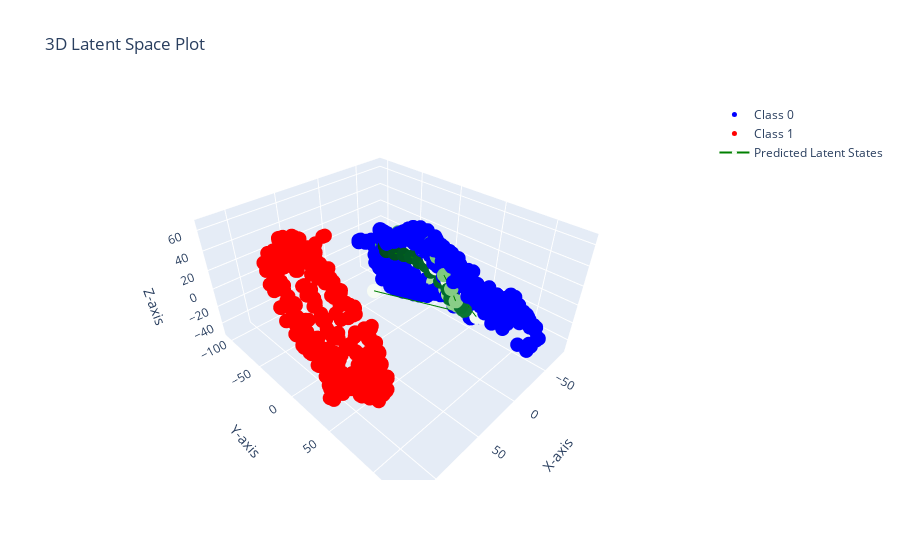

Notebook cell for this chart:
### Code cell
# Assuming gpdm.get_X_for_class is your method to get the data
X0 = gpdm.get_X_for_class(0).detach().numpy()
X1 = gpdm.get_X_for_class(1).detach().numpy()
predicted_latent_states = predicted_latent_states.detach().numpy()

# Create the plot
fig = go.Figure()

# Add Class 0 data (in blue)
fig.add_trace(go.Scatter3d(
    x=X0[:, 0],
    y=X0[:, 1],
    z=X0[:, 2],
    mode='markers',
    marker=dict(size=5, color='blue'),
    name='Class 0'
))

# Add Class 1 data (in red)
fig.add_trace(go.Scatter3d(
    x=X1[:, 0],
    y=X1[:, 1],
    z=X1[:, 2],
    mode='markers',
    marker=dict(size=5, color='red'),
    name='Class 1'
))

# Add predicted latent states (in green)
# make then a gradient of green to show the trajectory
fig.add_trace(go.Scatter3d(
    x=predicted_latent_states[:, 0],
    y=predicted_latent_states[:, 1],
    z=predicted_latent_states[:, 2],
    mode='lines+markers',
    marker=dict(size=5, color=np.linspace(0, 1, len(predicted_latent_states)), colorscale='Greens'),
    line=dict(color='green', width=2),
    name='Predicted Latent States'
))

# Update layout with axis labels and title
fig.update_layout(
    title="3D Latent Space Plot",
    scene=dict(
        xaxis_title="X-axis",
        yaxis_title="Y-axis",
        zaxis_title="Z-axis"
    )
)

# Show the interactive plot
fig.show()

### Figure 1 — Plotly figure (JSON) as saved in the notebook; plotly's stock layout.template omitted (floating-point values rounded to 4 significant figures; data arrays with more than 128 entries replaced by an {"elided": "..."} marker saying what was removed)
{"data": [{"marker": {"color": "blue", "size": 5}, "mode": "markers", "name": "Class 0", "type": "scatter3d", "x": {"elided": "849 float values"}, "y": {"elided": "849 float values"}, "z": {"elided": "849 float values"}}, {"marker": {"color": "red", "size": 5}, "mode": "markers", "name": "Class 1", "type": "scatter3d", "x": {"elided": "347 float values"}, "y": {"elided": "347 float values"}, "z": {"elided": "347 float values"}}, {"line": {"color": "green", "width": 2}, "marker": {"color": [0, 0.01266, 0.02532, 0.03797, 0.05063, 0.06329, 0.07595, 0.08861, 0.1013, 0.1139, 0.1266, 0.1392, 0.1519, 0.1646, 0.1772, 0.1899, 0.2025, 0.2152, 0.2278, 0.2405, 0.2532, 0.2658, 0.2785, 0.2911, 0.3038, 0.3165, 0.3291, 0.3418, 0.3544, 0.3671, 0.3797, 0.3924, 0.4051, 0.4177, 0.4304, 0.443, 0.4557, 0.4684, 0.481, 0.4937, 0.5063, 0.519, 0.5316, 0.5443, 0.557, 0.5696, 0.5823, 0.5949, 0.6076, 0.6203, 0.6329, 0.6456, 0.6582, 0.6709, 0.6835, 0.6962, 0.7089, 0.7215, 0.7342, 0.7468, 0.7595, 0.7722, 0.7848, 0.7975, 0.8101, 0.8228, 0.8354, 0.8481, 0.8608, 0.8734, 0.8861, 0.8987, 0.9114, 0.9241, 0.9367, 0.9494, 0.962, 0.9747, 0.9873, 1], "colorscale": [[0, "rgb(247,252,245)"], [0.125, "rgb(229,245,224)"], [0.25, "rgb(199,233,192)"], [0.375, "rgb(161,217,155)"], [0.5, "rgb(116,196,118)"], [0.625, "rgb(65,171,93)"], [0.75, "rgb(35,139,69)"], [0.875, "rgb(0,109,44)"], [1, "rgb(0,68,27)"]], "size": 5}, "mode": "lines+markers", "name": "Predicted Latent States", "type": "scatter3d", "x": [24.63, -28.9, -25.34, -19.28, -15.51, -14.79, -17.49, -20.47, -27.17, -32.85, -37.16, -38.75, -41.14, -42.21, -40.25, -44.23, -43.03, -39.22, -33.71, -33.84, -33.19, -33.79, -33.84, -35.06, -35.32, -33.0, -29.04, -27.75, -29.56, -27.04, -24.74, -21.04, -17.05, -16.73, -15.16, -11.97, -12.03, -14.06, -17.58, -23.98, -27.91, -31.56, -33.65, -35.25, -38.94, -45.58, -51.53, -53.21, -51.17, -47.57, -43.32, -35.39, -34.37, -31.87, -34.03, -34.58, -34.02, -31.48, -32.21, -30.42, -27.84, -27.81, -29.3, -26.14, -25.94, -22.01, -18.95, -15.6, -11.75, -12.07, -12.4, -11.16, -14.9, -18.85, -19.93, -21.67, -21.94, -23.16, -23.41, -26.22], "y": [-7.368, 74.59, 72.16, 56.55, 44.32, 30.97, 21.37, 10.48, 0.9625, -9.853, -14.06, -18.2, -25.24, -30.48, -39.17, -39.61, -40.19, -42.13, -43.04, -40.38, -39.25, -27.06, -16.33, -4.315, 4.433, 10.19, 17.61, 21.73, 30.63, 34.09, 39.45, 46.33, 51.25, 56.71, 57.42, 57.65, 51.48, 41.1, 29.06, 15.65, 4.151, -7.444, -14.58, -20.92, -28.05, -41.25, -51.22, -57.76, -63.0, -65.74, -67.13, -49.11, -40.14, -33.89, -21.45, -11.24, 1.889, 9.281, 14.6, 19.62, 25.16, 33.04, 38.1, 49.08, 56.06, 62.24, 63.47, 61.02, 51.87, 48.05, 38.7, 28.14, 19.07, 7.46, -3.479, -14.59, -26.64, -36.81, -40.37, -45.19], "z": [-1.124, -15.78, -14.62, 3.193, 15.33, 22.95, 27.79, 31.65, 32.97, 31.93, 21.38, 16.32, 4.045, -0.2819, -7.928, -7.397, -7.649, -10.97, -12.66, -17.78, -23.77, -26.99, -29.19, -27.41, -22.29, -15.38, -5.336, -5.439, -2.872, -4.109, -6.599, -6.223, -6.211, -5.175, -4.45, 2.224, 12.17, 20.7, 32.75, 38.43, 39.58, 35.95, 34.59, 25.49, 19.27, 19.59, 13.65, 6.325, 3.848, -1.413, -3.24, -15.66, -19.4, -24.32, -29.62, -29.53, -26.53, -22.46, -13.21, -8.338, -7.858, -7.619, -14.13, -13.81, -15.37, -12.29, -8.646, -4.153, 2.012, 9.553, 13.61, 19.76, 20.39, 17.51, 17.58, 14.41, 10.95, 10.29, 7.455, 9.916]}], "layout": {"scene": {"xaxis": {"title": {"text": "X-axis"}}, "yaxis": {"title": {"text": "Y-axis"}}, "zaxis": {"title": {"text": "Z-axis"}}}, "title": {"text": "3D Latent Space Plot"}}}
